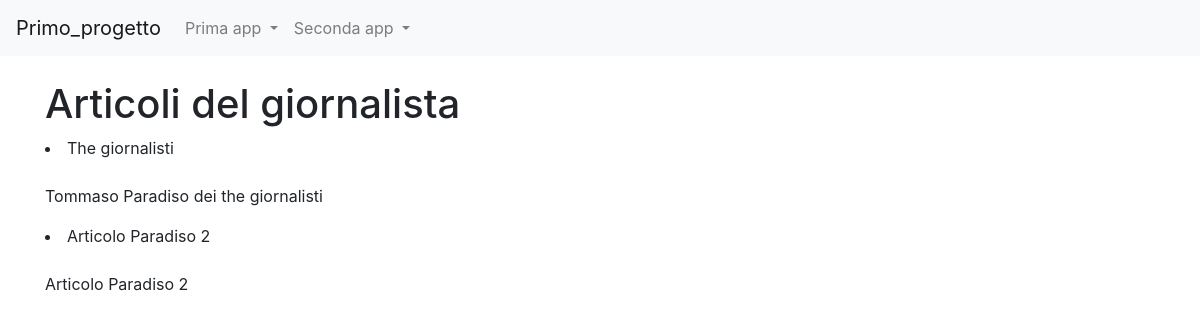
Page /news/lista_articoli/5 on the committed database.
### news/models.py (models this page shows, shortened)
class Articolo(models.Model):
    titolo = models.CharField(max_length=100)
    contenuto = models.TextField()
    giornalista = models.ForeignKey(Giornalista, on_delete=models.CASCADE, related_name="articoli")
    data=models.DateField(auto_now=True,blank=True)
    visualizzazioni=models.IntegerField(default=0,blank=True)
    class Meta:
        verbose_name =  "Articolo"
        verbose_name_plural = "Articoli"

### news/views.py (the view)
# urls.py: path("lista_articoli/<int:pk>",lista_articoli_giornalista, name="lista_articoli"),
def lista_articoli_giornalista(request, pk=None):
    if(pk==None):
        articoli = Articolo.objects.all()
    else:
        articoli = Articolo.objects.filter(giornalista_id=pk)
    context = {
        'articoli': articoli,
        'pk': pk,
    }
    return render(request, 'lista_articoli.html', context)

### news/templates/lista_articoli.html (shortened to what this page needs)
{% extends "base.html" %}
{%block content %}
{% if pk%}
<h1>Articoli del giornalista {{articoli.pk.giornalista}}</h1>
{% else %}
<h1>Tutti gli articoli</h1>
{% endif %}
{% for articolo in articoli %}
    {% if pk%}
        <li>{{articolo.titolo}}</li>
        <br><p>{{articolo.contenuto}}</p>
    {% else %}
        <li>{{articolo.titolo}}</li>
        <br><p>{{articolo.contenuto}}</p>
    {% endif %}
    {% endfor %}
{%endblock content%}

### rows in the picture
Articolo: titolo "The giornalisti", contenuto "Tommaso Paradiso dei the giornalisti"
Articolo: titolo "Articolo Paradiso 2", contenuto "Articolo Paradiso 2"
